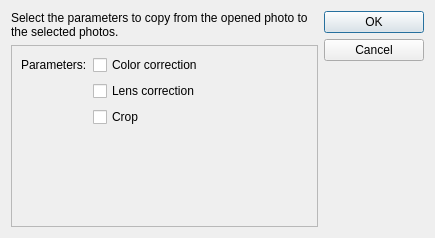
<?xml version="1.0" encoding="UTF-8"?>
<ui version="4.0">
 <class>ApplyParametersDialog</class>
 <widget class="QDialog" name="ApplyParametersDialog">
  <property name="geometry">
   <rect>
    <x>0</x>
    <y>0</y>
    <width>435</width>
    <height>238</height>
   </rect>
  </property>
  <property name="windowTitle">
   <string>Apply</string>
  </property>
  <layout class="QHBoxLayout" name="horizontalLayout">
   <item>
    <layout class="QVBoxLayout" name="verticalLayout">
     <item>
      <widget class="QLabel" name="lblSummary">
       <property name="sizePolicy">
        <sizepolicy hsizetype="Preferred" vsizetype="Fixed">
         <horstretch>0</horstretch>
         <verstretch>0</verstretch>
        </sizepolicy>
       </property>
       <property name="text">
        <string>Select the parameters to copy from the opened photo to the selected photos.</string>
       </property>
       <property name="wordWrap">
        <bool>true</bool>
       </property>
      </widget>
     </item>
     <item>
      <widget class="QScrollArea" name="scrollArea">
       <property name="widgetResizable">
        <bool>true</bool>
       </property>
       <widget class="QWidget" name="scrollAreaWidgetContents">
        <property name="geometry">
         <rect>
          <x>0</x>
          <y>0</y>
          <width>287</width>
          <height>168</height>
         </rect>
        </property>
        <layout class="QFormLayout" name="formLayout">
         <item row="0" column="0">
          <widget class="QLabel" name="lblParameters">
           <property name="text">
            <string>Parameters:</string>
           </property>
          </widget>
         </item>
         <item row="0" column="1">
          <widget class="QCheckBox" name="chkColorCorrection">
           <property name="text">
            <string>Color correction</string>
           </property>
          </widget>
         </item>
         <item row="3" column="1">
          <spacer name="verticalSpacer">
           <property name="orientation">
            <enum>Qt::Orientation::Vertical</enum>
           </property>
           <property name="sizeHint" stdset="0">
            <size>
             <width>20</width>
             <height>40</height>
            </size>
           </property>
          </spacer>
         </item>
         <item row="1" column="1">
          <widget class="QCheckBox" name="chkLensCorrection">
           <property name="text">
            <string>Lens correction</string>
           </property>
          </widget>
         </item>
         <item row="2" column="1">
          <widget class="QCheckBox" name="chkCrop">
           <property name="text">
            <string>Crop</string>
           </property>
          </widget>
         </item>
        </layout>
       </widget>
      </widget>
     </item>
    </layout>
   </item>
   <item>
    <widget class="QDialogButtonBox" name="btnButtons">
     <property name="minimumSize">
      <size>
       <width>100</width>
       <height>0</height>
      </size>
     </property>
     <property name="orientation">
      <enum>Qt::Orientation::Vertical</enum>
     </property>
     <property name="standardButtons">
      <set>QDialogButtonBox::StandardButton::Cancel|QDialogButtonBox::StandardButton::Ok</set>
     </property>
     <property name="centerButtons">
      <bool>false</bool>
     </property>
    </widget>
   </item>
  </layout>
 </widget>
 <resources/>
 <connections>
  <connection>
   <sender>btnButtons</sender>
   <signal>accepted()</signal>
   <receiver>ApplyParametersDialog</receiver>
   <slot>accept()</slot>
   <hints>
    <hint type="sourcelabel">
     <x>248</x>
     <y>254</y>
    </hint>
    <hint type="destinationlabel">
     <x>157</x>
     <y>274</y>
    </hint>
   </hints>
  </connection>
  <connection>
   <sender>btnButtons</sender>
   <signal>rejected()</signal>
   <receiver>ApplyParametersDialog</receiver>
   <slot>reject()</slot>
   <hints>
    <hint type="sourcelabel">
     <x>316</x>
     <y>260</y>
    </hint>
    <hint type="destinationlabel">
     <x>286</x>
     <y>274</y>
    </hint>
   </hints>
  </connection>
 </connections>
</ui>
